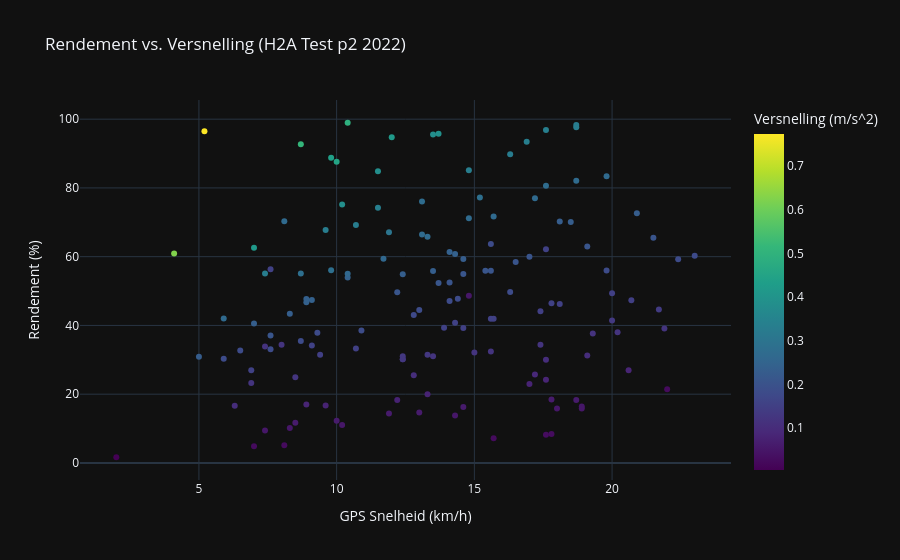

This figure's notebook cell:
### Code cell
def rendement_vs_snelheid_plotly(dataframe, polynoom_graad):
    """
    Visualiseert de relatie tussen versnelling en rendement met een colorbar in Plotly.

    Parameters:
    dataframe (pd.DataFrame): DataFrame met de kolommen 'Versnelling (m/s^2)' en 'Rendement (bij GPS verandering) (%)'.

    polynoom_graad (int): De graad van de polynoom die aan de data wordt aangepast.

    Returns:
    plotly.graph_objects.Figure: De interactieve Plotly-figuur.
    """
    # Extractie van de benodigde data
    x = dataframe['GPS speed, in km/h']
    y = dataframe['Rendement motor (bij GPS verandering) (%)']

    # Maak een go.Figure op basis van px.scatter
    scatter_fig = px.scatter(
        dataframe,
        x='GPS speed, in km/h',
        y='Rendement motor (bij GPS verandering) (%)',
        color='Versnelling (m/s^2)',  # Gebruik GPS snelheid voor de colorbar
        color_continuous_scale='Viridis',  # Kies een kleurenkaart voor de colorbar
        hover_data={
            'Versnelling (m/s^2)': True,
            'Rendement motor (bij GPS verandering) (%)': True,
            'index': True,  # Rij-index
            'GPS speed, in km/h': True
        },
        title='Rendement vs. Versnelling (H2A Test p2 2022)',
        labels={
            'Versnelling (m/s^2)': 'Versnelling (m/s^2)',
            'Rendement motor (bij GPS verandering) (%)': 'Rendement (%)',
            'GPS speed, in km/h': 'GPS Snelheid (km/h)'
        }
    ).update_traces(showlegend=False)  # Verberg legendes, aangezien een colorbar wordt gebruikt

    # Verwijder expliciete .show()
    return scatter_fig

# Aanroep van de functie met de gefilterde dataset
fig = rendement_vs_snelheid_plotly(filtered_df, 2)
fig.show()  # Roep expliciet fig.show() alleen buiten de functie aan

### Figure 1 — Plotly figure (JSON) as saved in the notebook; plotly's stock layout.template omitted (floating-point values rounded to 4 significant figures; data arrays with more than 128 entries replaced by an {"elided": "..."} marker saying what was removed)
{"data": [{"customdata": {"elided": "147x2 float values"}, "hovertemplate": "GPS Snelheid (km/h)=%{x}<br>Rendement (%)=%{y}<br>Versnelling (m/s^2)=%{marker.color}<br>index=%{customdata[1]}<extra></extra>", "legendgroup": "", "marker": {"color": {"elided": "147 float values"}, "coloraxis": "coloraxis", "symbol": "circle"}, "mode": "markers", "name": "", "orientation": "v", "showlegend": false, "x": {"elided": "147 float values"}, "xaxis": "x", "y": {"elided": "147 float values"}, "yaxis": "y", "type": "scatter"}], "layout": {"xaxis": {"anchor": "y", "domain": [0.0, 1.0], "title": {"text": "GPS Snelheid (km/h)"}}, "yaxis": {"anchor": "x", "domain": [0.0, 1.0], "title": {"text": "Rendement (%)"}}, "coloraxis": {"colorbar": {"title": {"text": "Versnelling (m/s^2)"}}, "colorscale": [[0.0, "#440154"], [0.1111, "#482878"], [0.2222, "#3e4989"], [0.3333, "#31688e"], [0.4444, "#26828e"], [0.5556, "#1f9e89"], [0.6667, "#35b779"], [0.7778, "#6ece58"], [0.8889, "#b5de2b"], [1.0, "#fde725"]]}, "legend": {"tracegroupgap": 0}, "title": {"text": "Rendement vs. Versnelling (H2A Test p2 2022)"}}}
